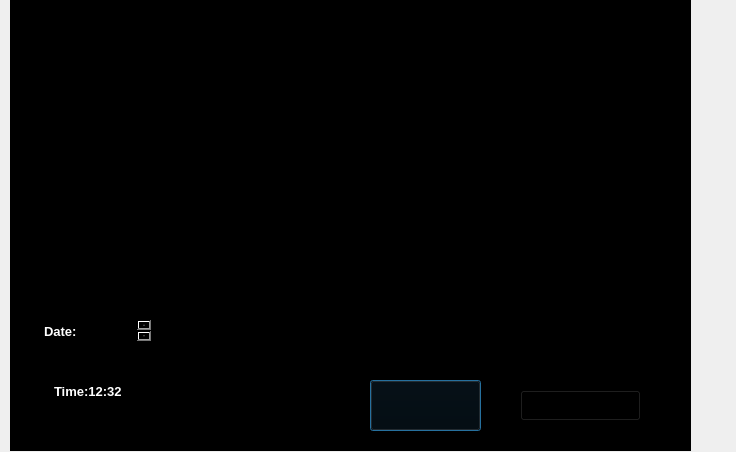
<?xml version="1.0" encoding="UTF-8"?>
<ui version="4.0">
 <class>Dialog</class>
 <widget class="QDialog" name="Dialog">
  <property name="geometry">
   <rect>
    <x>0</x>
    <y>0</y>
    <width>736</width>
    <height>452</height>
   </rect>
  </property>
  <property name="windowTitle">
   <string>Dialog</string>
  </property>
  <widget class="QLabel" name="background">
   <property name="geometry">
    <rect>
     <x>10</x>
     <y>-20</y>
     <width>681</width>
     <height>471</height>
    </rect>
   </property>
   <property name="font">
    <font>
     <family>Nirmala UI</family>
     <pointsize>12</pointsize>
    </font>
   </property>
   <property name="styleSheet">
    <string notr="true">background-color:black</string>
   </property>
   <property name="text">
    <string/>
   </property>
  </widget>
  <widget class="QLabel" name="jarvisgui">
   <property name="geometry">
    <rect>
     <x>0</x>
     <y>10</y>
     <width>271</width>
     <height>251</height>
    </rect>
   </property>
   <property name="text">
    <string/>
   </property>
   <property name="pixmap">
    <pixmap>assests/Mr3W.gif</pixmap>
   </property>
   <property name="scaledContents">
    <bool>true</bool>
   </property>
  </widget>
  <widget class="QLabel" name="earth">
   <property name="geometry">
    <rect>
     <x>190</x>
     <y>290</y>
     <width>101</width>
     <height>141</height>
    </rect>
   </property>
   <property name="text">
    <string/>
   </property>
   <property name="pixmap">
    <pixmap>assests/PcOY.gif</pixmap>
   </property>
   <property name="scaledContents">
    <bool>true</bool>
   </property>
  </widget>
  <widget class="QLabel" name="cyborg">
   <property name="geometry">
    <rect>
     <x>380</x>
     <y>20</y>
     <width>211</width>
     <height>191</height>
    </rect>
   </property>
   <property name="text">
    <string/>
   </property>
   <property name="pixmap">
    <pixmap>assests/cyborg.png</pixmap>
   </property>
   <property name="scaledContents">
    <bool>true</bool>
   </property>
  </widget>
  <widget class="QLabel" name="date">
   <property name="geometry">
    <rect>
     <x>10</x>
     <y>290</y>
     <width>171</width>
     <height>71</height>
    </rect>
   </property>
   <property name="text">
    <string/>
   </property>
   <property name="pixmap">
    <pixmap>assests/freepik__adjust__87008.png</pixmap>
   </property>
   <property name="scaledContents">
    <bool>true</bool>
   </property>
  </widget>
  <widget class="QLabel" name="time">
   <property name="geometry">
    <rect>
     <x>10</x>
     <y>350</y>
     <width>171</width>
     <height>71</height>
    </rect>
   </property>
   <property name="text">
    <string/>
   </property>
   <property name="pixmap">
    <pixmap>assests/freepik__adjust__87008.png</pixmap>
   </property>
   <property name="scaledContents">
    <bool>true</bool>
   </property>
  </widget>
  <widget class="QTextBrowser" name="datelabel">
   <property name="geometry">
    <rect>
     <x>40</x>
     <y>320</y>
     <width>111</width>
     <height>21</height>
    </rect>
   </property>
   <property name="styleSheet">
    <string notr="true">background-color:transparent;
border:none;
color:white;
border-radius:none;</string>
   </property>
   <property name="html">
    <string>&lt;!DOCTYPE HTML PUBLIC &quot;-//W3C//DTD HTML 4.0//EN&quot; &quot;http://www.w3.org/TR/REC-html40/strict.dtd&quot;&gt;
&lt;html&gt;&lt;head&gt;&lt;meta name=&quot;qrichtext&quot; content=&quot;1&quot; /&gt;&lt;style type=&quot;text/css&quot;&gt;
p, li { white-space: pre-wrap; }
&lt;/style&gt;&lt;/head&gt;&lt;body style=&quot; font-family:'MS Shell Dlg 2'; font-size:8pt; font-weight:400; font-style:normal;&quot;&gt;
&lt;p style=&quot; margin-top:0px; margin-bottom:0px; margin-left:0px; margin-right:0px; -qt-block-indent:0; text-indent:0px;&quot;&gt;&lt;span style=&quot; font-size:10pt; font-weight:600;&quot;&gt;Date:18-04-2025&lt;/span&gt;&lt;/p&gt;&lt;/body&gt;&lt;/html&gt;</string>
   </property>
  </widget>
  <widget class="QTextBrowser" name="timelabel">
   <property name="geometry">
    <rect>
     <x>50</x>
     <y>380</y>
     <width>111</width>
     <height>31</height>
    </rect>
   </property>
   <property name="styleSheet">
    <string notr="true">background-color:transparent;
border:none;
color:white;
border-radius:none;</string>
   </property>
   <property name="html">
    <string>&lt;!DOCTYPE HTML PUBLIC &quot;-//W3C//DTD HTML 4.0//EN&quot; &quot;http://www.w3.org/TR/REC-html40/strict.dtd&quot;&gt;
&lt;html&gt;&lt;head&gt;&lt;meta name=&quot;qrichtext&quot; content=&quot;1&quot; /&gt;&lt;style type=&quot;text/css&quot;&gt;
p, li { white-space: pre-wrap; }
&lt;/style&gt;&lt;/head&gt;&lt;body style=&quot; font-family:'MS Shell Dlg 2'; font-size:8pt; font-weight:400; font-style:normal;&quot;&gt;
&lt;p style=&quot; margin-top:0px; margin-bottom:0px; margin-left:0px; margin-right:0px; -qt-block-indent:0; text-indent:0px;&quot;&gt;&lt;span style=&quot; font-size:10pt; font-weight:600;&quot;&gt;Time:12:32&lt;/span&gt;&lt;/p&gt;&lt;/body&gt;&lt;/html&gt;</string>
   </property>
  </widget>
  <widget class="QLabel" name="ironman">
   <property name="geometry">
    <rect>
     <x>390</x>
     <y>220</y>
     <width>241</width>
     <height>151</height>
    </rect>
   </property>
   <property name="text">
    <string/>
   </property>
   <property name="pixmap">
    <pixmap>assests/QNBH.gif</pixmap>
   </property>
   <property name="scaledContents">
    <bool>true</bool>
   </property>
  </widget>
  <widget class="QLabel" name="startlabel">
   <property name="geometry">
    <rect>
     <x>350</x>
     <y>370</y>
     <width>151</width>
     <height>71</height>
    </rect>
   </property>
   <property name="text">
    <string/>
   </property>
   <property name="pixmap">
    <pixmap>assests/Screenshot 2025-04-18 124600.png</pixmap>
   </property>
   <property name="scaledContents">
    <bool>true</bool>
   </property>
  </widget>
  <widget class="QLabel" name="quitlabel">
   <property name="geometry">
    <rect>
     <x>500</x>
     <y>370</y>
     <width>161</width>
     <height>71</height>
    </rect>
   </property>
   <property name="text">
    <string/>
   </property>
   <property name="pixmap">
    <pixmap>assests/Screenshot 2025-04-18 124612.png</pixmap>
   </property>
   <property name="scaledContents">
    <bool>true</bool>
   </property>
  </widget>
  <widget class="QPushButton" name="startbutton">
   <property name="geometry">
    <rect>
     <x>370</x>
     <y>380</y>
     <width>111</width>
     <height>51</height>
    </rect>
   </property>
   <property name="styleSheet">
    <string notr="true">background:transparent;</string>
   </property>
   <property name="text">
    <string/>
   </property>
  </widget>
  <widget class="QPushButton" name="quitbutton">
   <property name="geometry">
    <rect>
     <x>520</x>
     <y>390</y>
     <width>121</width>
     <height>31</height>
    </rect>
   </property>
   <property name="styleSheet">
    <string notr="true">background:transparent;</string>
   </property>
   <property name="text">
    <string/>
   </property>
  </widget>
 </widget>
 <resources/>
 <connections/>
</ui>
